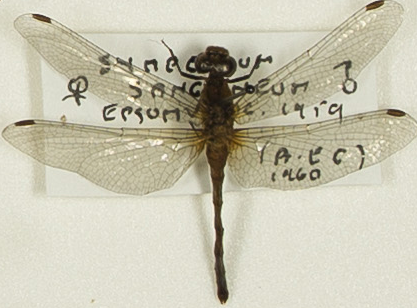
#> input picture Demostration_Preprocessing/roitest1tm.png, 417 x 308 px
$ python TM_Showcase_3rois.py   (older library calls are emulated)
#> lines starting #> are read from the running program, lines starting #| are printed output that depends on the picture; after the words box and inside, x2 and y2 are one past the last pixel; in counts of white or black regions, pixels touching at a corner belong together; long printed decimals are rounded
## Algorithm to detect the amount of insects in an image using Template Matching ##
# https://opencv-python-tutroals.readthedocs.io/en/latest/py_tutorials/py_imgproc/py_template_matching/py_template_matching.html
# https://docs.opencv.org/3.1.0/dc/dff/tutorial_py_pyramids.html
#https://stackoverflow.com/questions/48732991/search-for-all-templates-using-scikit-image
import numpy as np
import cv2
import os
import tkinter
import re
from tkinter import filedialog
from matplotlib import pyplot as plt
import statistics
import math
import sklearn
import skimage
import itertools
from scipy.stats.stats import pearsonr
from itertools import groupby, product, islice
from PIL import Image

template1 = cv2.imread("roitest1tm.png")
#> template1 is the input picture: shape (308, 417, 3); mean B, G, R 176.4, 195.7, 199.2
template1gray = cv2.cvtColor(template1, cv2.COLOR_BGR2GRAY)
template1gray = cv2.resize(template1gray, (300, 300))
#> template1gray: shape (300, 300)

template2 = cv2.imread("roitest2tm.png")
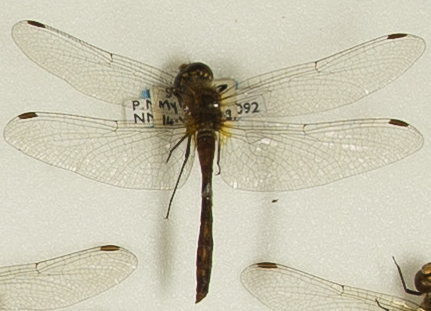
#> input picture Demostration_Preprocessing/roitest2tm.png, 431 x 311 px
#> template2 is the input picture: shape (311, 431, 3); mean B, G, R 177.6, 197.8, 201.4
template2gray = cv2.cvtColor(template2, cv2.COLOR_BGR2GRAY)
template2gray = cv2.resize(template2gray, (300, 300))
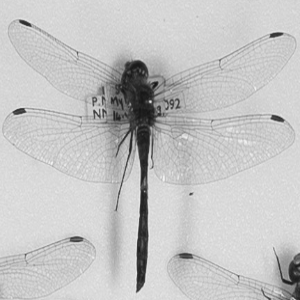
#> template2gray: shape (300, 300); min 21, max 244, mean 196.4

template3 = cv2.imread("roitestnoise.png")
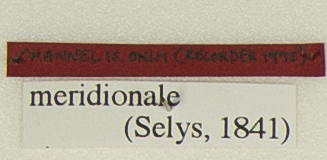
#> input picture Demostration_Preprocessing/roitestnoise.png, 327 x 160 px
#> template3 is the input picture: shape (160, 327, 3); mean B, G, R 151, 165.6, 178.8
template3gray = cv2.cvtColor(template3, cv2.COLOR_BGR2GRAY)
template3gray = cv2.resize(template3gray, (300, 300))
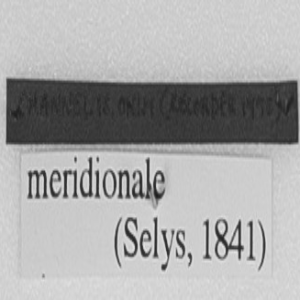
#> template3gray: shape (300, 300); min 30, max 231, mean 167.7

template4 = cv2.imread("roitestnoise2.png")
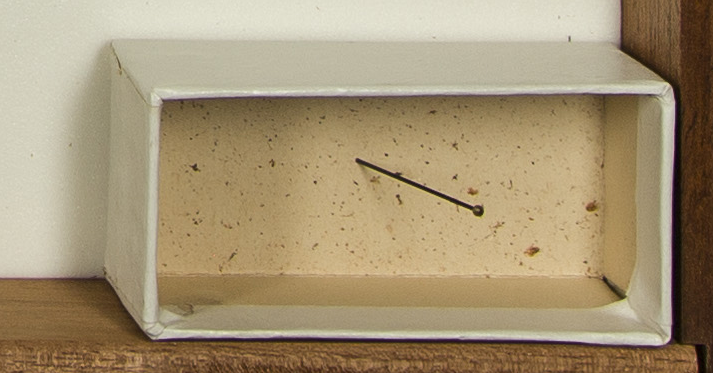
#> input picture Demostration_Preprocessing/roitestnoise2.png, 713 x 373 px
#> template4 is the input picture: shape (373, 713, 3); mean B, G, R 117.4, 148.5, 165.6

hist1,bins1 = np.histogram(template1,256,[0,256])
#> hist1 = 256 values, max 13847 at index 225, min 0 at index 1, mean 1505.1; bins1 = 257 values from 0 to 256
hist2,bins2 = np.histogram(template2,256,[0,256])
#> hist2 = 256 values, max 13396 at index 217, min 0 at index 253, mean 1570.8; bins2 = 257 values from 0 to 256
hist3,bins3 = np.histogram(template3,256,[0,256])
#> hist3 = 256 values, max 6064 at index 206, min 0 at index 0, mean 613.1; bins3 = 257 values from 0 to 256
hist4,bins4 = np.histogram(template4,256,[0,256])
#> hist4 = 256 values, max 9339 at index 189, min 0 at index 233, mean 3116.6; bins4 = 257 values from 0 to 256

s1 = pearsonr(hist1, hist2)
#> s1 = (0.66, 2.1e-33)
print("Pearson CC between two insects: " + str(s1[0]))
#| Pearson CC between two insects: 0.66
s2 = pearsonr(hist1, hist3)
#> s2 = (0.425, 1.13e-12)
print("Pearson CC between insect 1 and noise 1: " + str(s2[0]))
#| Pearson CC between insect 1 and noise 1: 0.4254
s3 = pearsonr(hist2, hist3)
#> s3 = (0.66, 2.45e-33)
print("Pearson CC between insect 2 and noise 1: " + str(s3[0]))
#| Pearson CC between insect 2 and noise 1: 0.6595
s4 = pearsonr(hist1, hist4)
#> s4 = (0.241, 9.98e-05)
print("Pearson CC between insect 1 and noise 2: " + str(s4[0]))
#| Pearson CC between insect 1 and noise 2: 0.2408
s5 = pearsonr(hist2, hist4)
#> s5 = (0.304, 7.06e-07)
print("Pearson CC between insect 2 and noise 2: " + str(s5[0]))
#| Pearson CC between insect 2 and noise 2: 0.3041

'''
fig = plt.figure()
plt.subplot(2, 4, 1)
plt.title('Insect 1')
plt.plot(hist1)
plt.subplot(2, 4, 2)
plt.title('Insect 2')
plt.plot(hist2)
plt.subplot(2, 4, 3)
plt.title('Noise 1')
plt.plot(hist3)
plt.subplot(2, 4, 4)
plt.title('Noise 2')
plt.plot(hist4)
plt.subplot(2, 4, 5)
plt.imshow(template1)
plt.subplot(2, 4, 6)
plt.imshow(template2)
plt.subplot(2, 4, 7)
plt.imshow(template3)
plt.subplot(2, 4, 8)
plt.imshow(template4)
plt.show()
'''

_, im1bin = cv2.threshold(template1gray, 0, 255, cv2.THRESH_BINARY | cv2.THRESH_OTSU)
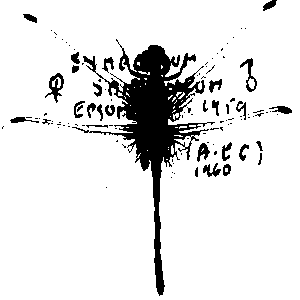
#> im1bin: shape (300, 300); 89.1% white; 109 black regions (79 under 20 px), largest, box (x1, y1, x2, y2) and area: (72, 39, 215, 296) 7361, (45, 73, 64, 103) 220, (240, 58, 257, 92) 172
_, im2bin = cv2.threshold(template2gray, 0, 255, cv2.THRESH_BINARY | cv2.THRESH_OTSU)
#> im2bin: shape (300, 300); 93% white; 36 black regions (22 under 20 px), largest, box (x1, y1, x2, y2) and area: (101, 60, 181, 293) 5050, (275, 253, 300, 300) 625, (178, 253, 193, 259) 78
_, im3bin = cv2.threshold(template3gray, 0, 255, cv2.THRESH_BINARY | cv2.THRESH_OTSU)
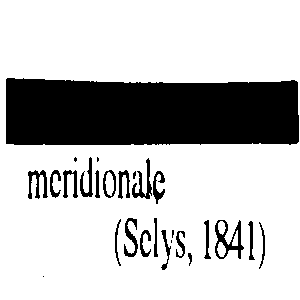
#> im3bin: shape (300, 300); 75.8% white; 27 black regions (6 under 20 px), largest, box (x1, y1, x2, y2) and area: (6, 78, 299, 145) 18396, (215, 220, 244, 259) 443, (132, 158, 152, 199) 283

cv2.imshow('bin1', im1bin)
cv2.imshow('bin2', im2bin)
cv2.imshow('bin3', im3bin)

im1 = Image.fromarray(im1bin)
im2 = Image.fromarray(im2bin)
im3 = Image.fromarray(im3bin)

im1 = np.array(im1)
im2 = np.array(im2)
im3 = np.array(im3)

ssim1 = skimage.measure.compare_ssim(im1, im2)
#> ssim1 = 0.694
ssim2 = skimage.measure.compare_ssim(im1, im3)
#> ssim2 = 0.554
ssim3 = skimage.measure.compare_ssim(im2, im3)
#> ssim3 = 0.603

print("SSIM between two insects: " + str(ssim1))
#| SSIM between two insects: 0.6942
print("SSIM between insect 1 and noise 1: " + str(ssim2))
#| SSIM between insect 1 and noise 1: 0.554
print("SSIM between insect 2 and noise 1: " + str(ssim3))
#| SSIM between insect 2 and noise 1: 0.6035
